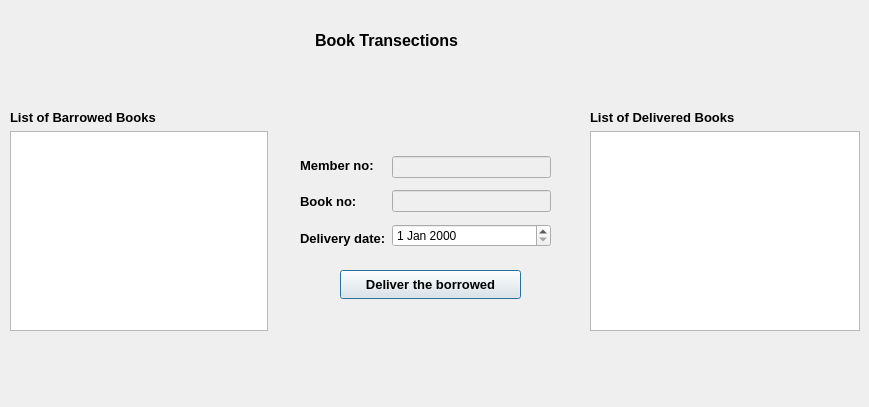
<?xml version="1.0" encoding="UTF-8"?>
<ui version="4.0">
 <class>Dialog_borrow_delivering</class>
 <widget class="QDialog" name="Dialog_borrow_delivering">
  <property name="geometry">
   <rect>
    <x>0</x>
    <y>0</y>
    <width>869</width>
    <height>407</height>
   </rect>
  </property>
  <property name="windowTitle">
   <string>Dialog</string>
  </property>
  <widget class="QWidget" name="layoutWidget_3">
   <property name="geometry">
    <rect>
     <x>10</x>
     <y>110</y>
     <width>258</width>
     <height>221</height>
    </rect>
   </property>
   <layout class="QVBoxLayout" name="verticalLayout_3">
    <item>
     <widget class="QLabel" name="label_tw_topic_3">
      <property name="font">
       <font>
        <pointsize>10</pointsize>
        <bold>true</bold>
       </font>
      </property>
      <property name="text">
       <string>List of Barrowed Books</string>
      </property>
     </widget>
    </item>
    <item>
     <widget class="QTableView" name="tableView_borrowed_books"/>
    </item>
   </layout>
  </widget>
  <widget class="QWidget" name="layoutWidget_4">
   <property name="geometry">
    <rect>
     <x>590</x>
     <y>110</y>
     <width>270</width>
     <height>221</height>
    </rect>
   </property>
   <layout class="QVBoxLayout" name="verticalLayout_4">
    <item>
     <widget class="QLabel" name="label_tw_topic_4">
      <property name="font">
       <font>
        <pointsize>10</pointsize>
        <bold>true</bold>
       </font>
      </property>
      <property name="text">
       <string>List of Delivered Books</string>
      </property>
     </widget>
    </item>
    <item>
     <widget class="QTableView" name="tableView_delivered_books"/>
    </item>
   </layout>
  </widget>
  <widget class="QWidget" name="layoutWidget">
   <property name="geometry">
    <rect>
     <x>300</x>
     <y>150</y>
     <width>251</width>
     <height>103</height>
    </rect>
   </property>
   <layout class="QHBoxLayout" name="horizontalLayout">
    <item>
     <layout class="QVBoxLayout" name="verticalLayout_5">
      <item>
       <widget class="QLabel" name="label">
        <property name="font">
         <font>
          <pointsize>10</pointsize>
          <bold>true</bold>
         </font>
        </property>
        <property name="text">
         <string>Member no:</string>
        </property>
       </widget>
      </item>
      <item>
       <widget class="QLabel" name="label_2">
        <property name="font">
         <font>
          <pointsize>10</pointsize>
          <bold>true</bold>
         </font>
        </property>
        <property name="text">
         <string>Book no:</string>
        </property>
       </widget>
      </item>
      <item>
       <widget class="QLabel" name="label_3">
        <property name="font">
         <font>
          <pointsize>10</pointsize>
          <bold>true</bold>
         </font>
        </property>
        <property name="text">
         <string>Delivery date:</string>
        </property>
       </widget>
      </item>
     </layout>
    </item>
    <item>
     <layout class="QVBoxLayout" name="verticalLayout_6">
      <item>
       <widget class="QLineEdit" name="lineEdit_member_no">
        <property name="enabled">
         <bool>false</bool>
        </property>
       </widget>
      </item>
      <item>
       <widget class="QLineEdit" name="lineEdit_book_no">
        <property name="enabled">
         <bool>false</bool>
        </property>
       </widget>
      </item>
      <item>
       <widget class="QDateEdit" name="dateEdit_delivery"/>
      </item>
     </layout>
    </item>
   </layout>
  </widget>
  <widget class="QPushButton" name="pushButton_deliver_borrowed">
   <property name="geometry">
    <rect>
     <x>340</x>
     <y>270</y>
     <width>181</width>
     <height>29</height>
    </rect>
   </property>
   <property name="font">
    <font>
     <pointsize>10</pointsize>
     <bold>true</bold>
    </font>
   </property>
   <property name="text">
    <string>Deliver the borrowed</string>
   </property>
  </widget>
  <widget class="QLabel" name="label_topic">
   <property name="geometry">
    <rect>
     <x>315</x>
     <y>30</y>
     <width>211</width>
     <height>20</height>
    </rect>
   </property>
   <property name="font">
    <font>
     <pointsize>12</pointsize>
     <bold>true</bold>
    </font>
   </property>
   <property name="text">
    <string>Book Transections</string>
   </property>
  </widget>
 </widget>
 <resources/>
 <connections/>
</ui>
